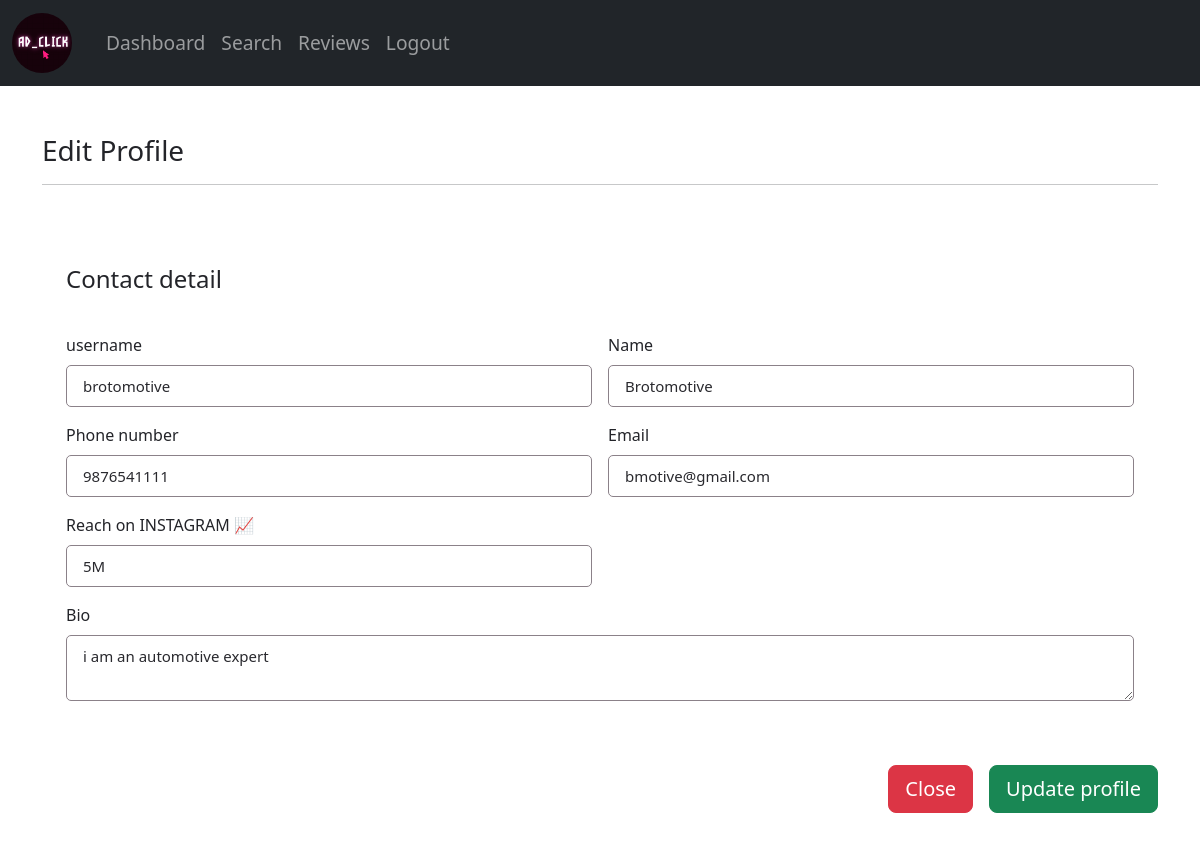
Page /edit_profile (signed in) on the committed database.
### app.py (models this page shows, shortened)
class User(db.Model):
    __tablename__ = 'user'
    id = db.Column(db.Integer, primary_key=True)
    username = db.Column(db.String(40), unique=True, nullable=False)
    passhash = db.Column(db.String(512), nullable=False)
    name = db.Column(db.String(40), nullable=False)
    email = db.Column(db.String(120), unique=True, nullable=False)
    role = db.Column(db.String(20), nullable=False)
    niche = db.Column(db.String(20))
    socialnet = db.Column(db.String(20))
    flag = db.Column(db.Boolean, default=False)
    profile = db.relationship('Profile', back_populates='user', uselist=False)
    campaigns = db.relationship('Campaign', back_populates='sponsor')
    ad_requests_sent = db.relationship('AdRequest', foreign_keys='AdRequest.sender_id', back_populates='sender')
    ad_requests_received = db.relationship('AdRequest', foreign_keys='AdRequest.receiver_id', back_populates='receiver')
    ratings_given = db.relationship('Rating', foreign_keys='Rating.rater_id', back_populates='rater')
    ratings_received = db.relationship('Rating', foreign_keys='Rating.ratee_id', back_populates='ratee')
    @property
    def password(self):
        raise AttributeError('password is not a readable attribute')

class Profile(db.Model):
    __tablename__ = 'profile'
    id = db.Column(db.Integer, primary_key=True)
    bio = db.Column(db.Text)
    reach = db.Column(db.Integer)
    rating = db.Column(db.Float)
    photo_path = db.Column(db.String(255))
    mobile = db.Column(db.String(20))
    user_id = db.Column(db.Integer, db.ForeignKey('user.id'))
    user = db.relationship('User', back_populates='profile')

### routes.py (the view, shortened to what this page needs)
@app.route('/edit_profile', methods=['POST', 'GET'])
@login_required
@check_flagged_user
def edit_profile():
    user = User.query.get(session['user_id'])
    if not user.profile:
        user.profile = Profile(user_id=user.id)
        db.session.add(user.profile)
        db.session.commit()
    return render_template('edit_profile.html', user=user)

### routes.py (called while the page is built)
@app.context_processor
def inject_user():
    user_id = session.get('user_id')
    user = User.query.get(user_id) if user_id else None
    return {'user': user}

def login_required(func):
    @wraps(func)
    def wrapper(*args, **kwargs):
        if 'user_id' not in session:
            flash('You need to be logged in to access that page.', 'danger')
            return redirect(url_for('login'))
        return func(*args, **kwargs)
    return wrapper

def check_flagged_user(f):
    @wraps(f)
    def decorated_function(*args, **kwargs):
        user = User.query.get(session.get('user_id'))
        if user and user.flag:
            session.clear()
            flash("You have been logged out because you were flagged by the admin.", 'danger')
            return redirect(url_for('login'))
        return f(*args, **kwargs)
    return decorated_function

### templates/edit_profile.html (shortened to what this page needs)
{%extends 'layout.html'%}
{% block content %}
<link rel="stylesheet" href="https://cdnjs.cloudflare.com/ajax/libs/font-awesome/5.13.1/css/all.min.css" />
<div class="container">
    <div class="row">
            <div class="col-20">
                <div class="my-5">
                    <h3>Edit Profile</h3>
                    <hr>
                </div>
                <form class="file-upload" method="post" >
                    <div class="row mb-5 gx-5">
                        <div class="col-xxl-8 mb-5 mb-xxl-0">
                            <div class="bg-secondary-soft px-4 py-5 rounded">
                                <div class="row g-3">
                                    <h4 class="mb-4 mt-0">Contact detail</h4>
                                    <div class="col-md-6">
                                        <label class="form-label">username</label>
                                        <input type="text" class="form-control" placeholder="" name="username" required value = "{{user.username}}">
                                    </div>
                                    <div class="col-md-6">
                                        <label class="form-label">Name </label>
                                        <input type="text" class="form-control" placeholder="" name = 'name' required value="{{user.name}}">
                                    </div>
                                    <div class="col-md-6">
                                        <label class="form-label">Phone number </label>
                                        <input type="text" class="form-control" placeholder="Enter Phone Number" name="mobile" maxlength="10" value="{{user.profile.mobile}}">
                                    </div>
                                    <div class="col-md-6">
                                        <label for="inputEmail4" class="form-label">Email </label>
                                        <input type="email" class="form-control" id="inputEmail4" name = 'email' required value="{{user.email}}">
                                    </div>
                                    <div class="col-md-6">
                                        <label class="form-label"> Reach on {{user.socialnet | upper}} 📈</label>
                                        <input type="text" class="form-control" placeholder="Followers on Social Media" name = "reach" value = "{{user.profile.reach}}">
                                    </div>
                                    <div class="mb-3">
                                        <label for="description" class="form-label">Bio</label>
                                        <textarea class="form-control" id="bio" name="bio" maxlength="69">{{user.profile.bio}}</textarea>
                                    </div>
                                </div>
                            </div>
                            <div class="gap-3 d-md-flex justify-content-md-end text-center">
                                <a href="{{ url_for('profile') }}" class="btn btn-danger btn-lg">Close</a>
                                <button type="submit" class="btn btn-success btn-lg">Update profile</button>
                            </div>
                        </div>
                    </div>
                </form>
            </div>
        </div>
        </div>
{% endblock %}

### static/edit_profile.css (style rules this page uses)
body { margin-top:0px; margin-bottom: 20px; color: #232429; }
.bg-secondary-soft { background-color: rgba(255, 255, 255, 0.601) !important; }
.rounded { border-radius: 8px !important; }
.py-5 { padding-top: 3rem !important; padding-bottom: 3rem !important; }
.px-4 { padding-right: 1.5rem !important; padding-left: 1.5rem !important; }
.form-control { display: block; width: 100%; padding: 0.5rem 1rem; font-size: 0.9375rem; font-weight: 400; line-height: 1.6; color: #29292e; background-color: #fff; background-clip: padding-box; border: 1px solid #8b8189; -webkit-appearance: none; -moz-appearance: none; appearance: none; border-radius: 5px; -webkit-transition: border-color 0.15s ease-in-out, -webkit-box-shadow 0.15s ease-in-out; transition: border-color 0.15s ease-in-out, -webkit-box-shadow 0.15s ease-in-out; transition: border-color 0.15s ease-in-out, box-shadow 0.15s ease-in-out; transition: border-color 0.15s ease-in-out, box-shadow 0.15s ease-in-out, -webkit-box-shadow 0.15s ease-in-out; }

### rows in the picture
User: username "brotomotive", name "Brotomotive", email "bmotive@gmail.com", socialnet "INSTAGRAM"
Profile: mobile "9876541111", reach "5M", bio "i am an automotive expert"
